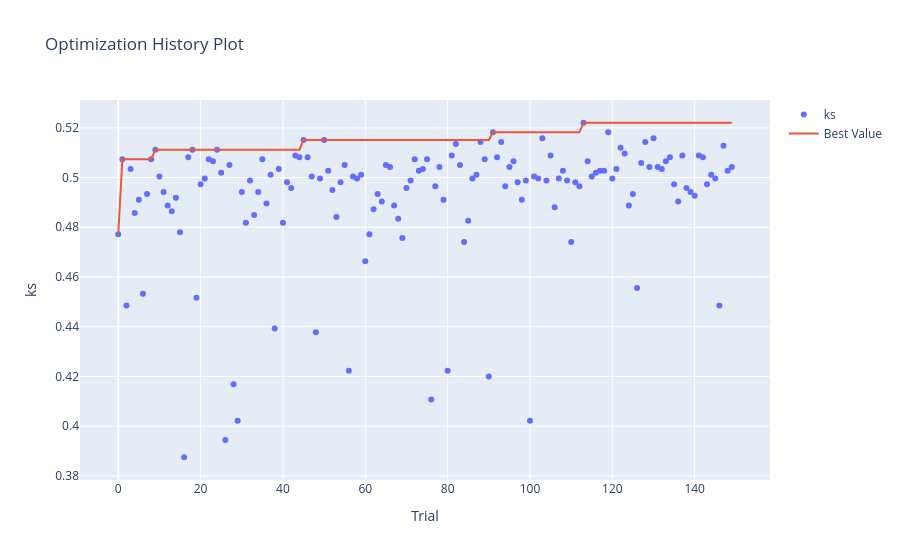

This figure's notebook cell:
### Code cell
optuna_vis.plot_optimization_history(study, target_name=scoring_metric)

### Figure 1 — Plotly figure (JSON) as saved in the notebook; plotly's stock layout.template omitted (floating-point values rounded to 4 significant figures; data arrays with more than 128 entries replaced by an {"elided": "..."} marker saying what was removed)
{"data": [{"mode": "markers", "name": "ks", "type": "scatter", "x": {"elided": "150 int values"}, "y": {"elided": "150 float values"}}, {"mode": "lines", "name": "Best Value", "type": "scatter", "x": {"elided": "150 int values"}, "y": {"elided": "150 float values"}}, {"marker": {"color": "#cccccc"}, "mode": "markers", "name": "Infeasible Trial", "showlegend": false, "type": "scatter", "x": [], "y": []}], "layout": {"title": {"text": "Optimization History Plot"}, "xaxis": {"title": {"text": "Trial"}}, "yaxis": {"title": {"text": "ks"}}}}
